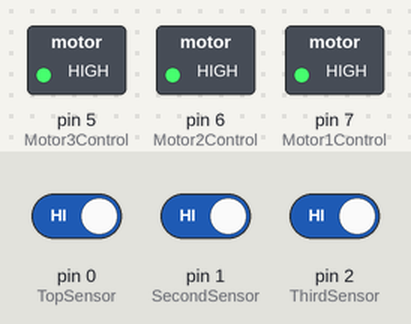
Simulated run of this sketch. Board: Arduino Uno, built with avr-gcc and run on an emulated ATmega328P. Parts: switched loads named in the sketch (green lamp = pin HIGH). Inputs (shaded band) come from the test bench; at power-on: pin 0 (TopSensor) HIGH, pin 1 (SecondSensor) HIGH, pin 2 (ThirdSensor) HIGH.

Above: at 1.2 s.
1.3 s: pin 0 (TopSensor) driven LOW
At 2.5 s:
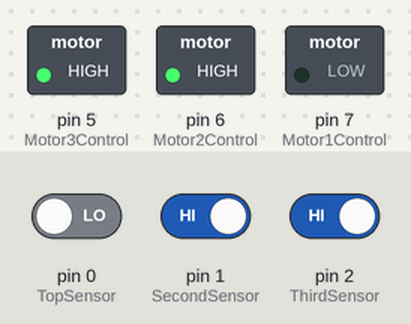
2.8 s: pin 1 (SecondSensor) driven LOW
At 3.7 s:
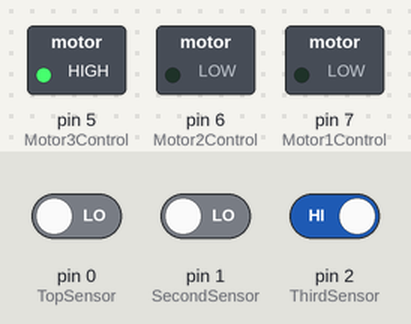
4.3 s: pin 2 (ThirdSensor) driven LOW
At 4.8 s:
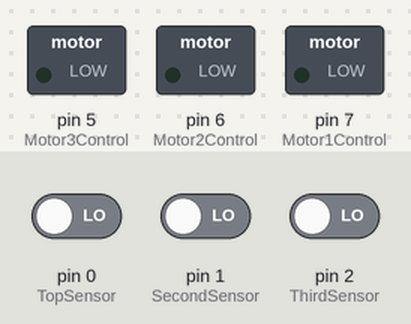
5.8 s: pin 2 (ThirdSensor) driven HIGH
At 7.0 s:
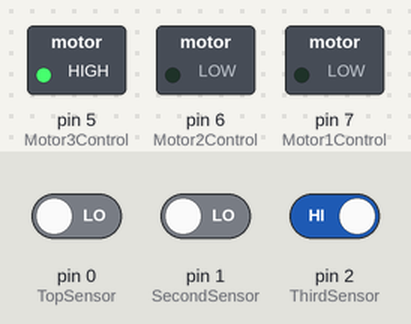
7.3 s: pin 0 (TopSensor) driven HIGH
At 8.3 s:
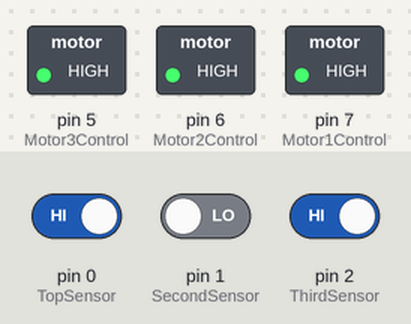
Timing chart, 0 to 9.8 s (numbered marks = the images above; inputs shaded):
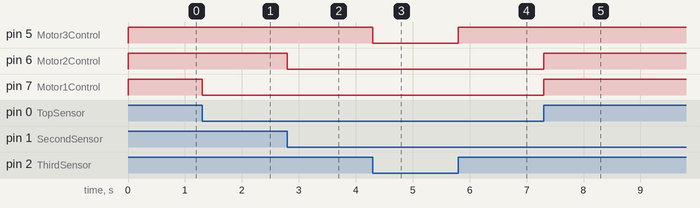

Measured:
- after the input at 1.3 s, pin 7 (Motor1Control): HIGH → LOW at once
- after the input at 2.8 s, pin 6 (Motor2Control): HIGH → LOW at once
- after the input at 4.3 s, pin 5 (Motor3Control): HIGH → LOW at once
- after the input at 5.8 s, pin 5 (Motor3Control): LOW → HIGH at once
- after the input at 7.3 s, pin 6 (Motor2Control), pin 7 (Motor1Control): LOW → HIGH at once

The sketch:

SeedStudioMotorDriver.ino
```cpp
 //Digital 4 – controls RELAY4’s COM4 pin (located in J4)
 // Digital 5 – controls RELAY3’s COM3 pin (located in J3)
 //Digital 6 – controls RELAY2’s COM2 pin (located in J2)
 //Digital 7 – controls RELAY1’s COM1 pin (located in J1)


int Motor1Control = 7;
int Motor2Control = 6;
int Motor3Control = 5;


int TopSensor = 0;
int SecondSensor = 1;
int ThirdSensor = 2;


// the setup routine runs once when you press reset:
void setup()  {


  pinMode(Motor1Control, OUTPUT);
  pinMode(Motor2Control, OUTPUT);
  pinMode(Motor3Control, OUTPUT);

  pinMode(TopSensor, INPUT_PULLUP);
  pinMode(SecondSensor, INPUT_PULLUP);
  pinMode(ThirdSensor, INPUT_PULLUP);


}

void loop()  {
 int TopSensor = digitalRead(0);
 int SecondSensor = digitalRead(1);
 int ThirdSensor = digitalRead(2);
 if (TopSensor == HIGH) {
   digitalWrite(Motor1Control,HIGH);// NO1 and COM3 Connected (the motor is running)
   digitalWrite(Motor2Control,HIGH);// NO2 and COM3 Connected (the motor is running)
   digitalWrite(Motor3Control,HIGH);// NO3 and COM3 Connected (the motor is running)

 }
 else if ((TopSensor == LOW) && (SecondSensor == HIGH) && (ThirdSensor == HIGH)){
   digitalWrite(Motor1Control,LOW);// NO1 and COM3 Connected (the motor is running)
   digitalWrite(Motor2Control,HIGH);// NO2 and COM3 Connected (the motor is running)
   digitalWrite(Motor3Control,HIGH);// NO3 and COM3 Connected (the motor is running)

 }
 else if ((TopSensor == LOW) && (SecondSensor == LOW) && (ThirdSensor == HIGH)){

   digitalWrite(Motor1Control,LOW);// NO1 and COM3 Connected (the motor is running)
   digitalWrite(Motor2Control,LOW);// NO2 and COM3 Connected (the motor is running)
   digitalWrite(Motor3Control,HIGH);// NO3 and COM3 Connected (the motor is running)

 }

 else if ((TopSensor == LOW) && (SecondSensor == LOW) && (ThirdSensor == LOW)){

   digitalWrite(Motor1Control,LOW);// NO1 and COM3 Connected (the motor is running)
   digitalWrite(Motor2Control,LOW);// NO2 and COM3 Connected (the motor is running)
   digitalWrite(Motor3Control,LOW);// NO3 and COM3 Connected (the motor is running)

 }}
```
